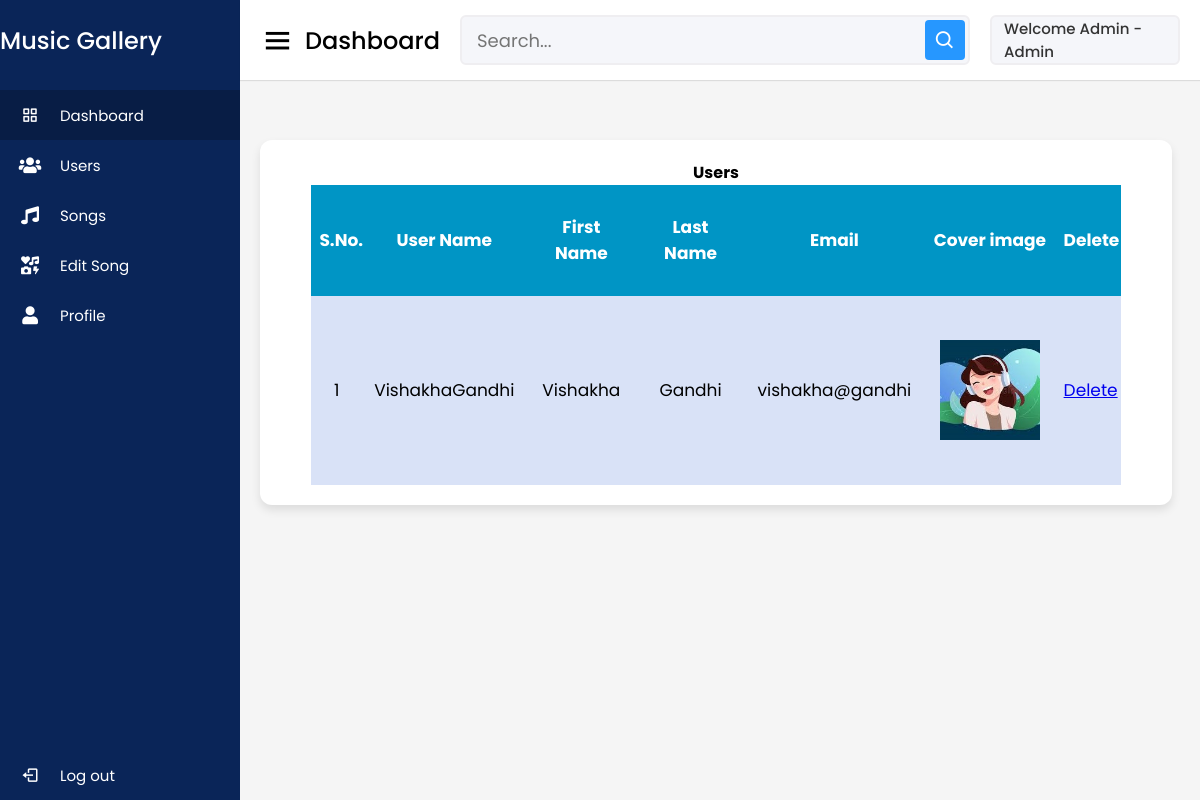
Page /admin/view_users.php (signed in) on the committed database.
### tables this page shows
CREATE TABLE `users` (
  `userid` int(8) NOT NULL,
  `username` varchar(255) NOT NULL,
  `fname` text NOT NULL,
  `lname` text NOT NULL,
  `email` varchar(255) NOT NULL,
  `password` varchar(255) NOT NULL,
  `photo` varchar(255) NOT NULL
);

### admin/view_users.php (the view)
<?php include 'admin_header.php'; ?>
<div class="users-boxes">
<div class="recent-box">
            <center><div class="title"><strong>Users</strong></div></center>
            <center>
                <table>
                    <tr>
                        <th>S.No.</th>
                        <th>User Name</th>
                        <th>First Name</th>
                        <th>Last Name</th>
                        <th>Email</th>
                        <th>Cover image</th>
                        <th>Delete</th>
                    </tr>
        <?php
            $sql = "SELECT * FROM users ";
            $result = mysqli_query($con , $sql);
            $count =1;
            if($result -> num_rows  > 0 ){
                while($row = $result->fetch_assoc()){
        ?>
        <tr>
                        <td><?php echo $count; ?></td>
                        <td><?php echo $row['username']; ?></td>
                        <td><?php echo $row['fname']; ?></td>
                        <td><?php echo $row['lname']; ?></td>
                        <td><?php echo $row['email']; ?></td>
                        <td><img src="../<?php echo $row['photo']; ?>" alt='Profile Image'></td>
                        <?php echo "
                        <td><a href='delete_user.php?userid=".$row['userid']."'>Delete</a></td>
                    </tr>";
            $count+=1;
        }
        echo "  </table>
            </center>";
    }
    else echo "<h1>No records has been inserted yet!!</h1>";
?>
        </div>
        </div>
<?php include 'admin_footer.php'; ?>

### admin/admin_header.php (shortened to what this page needs)
<link rel="stylesheet" href="../css/admin_dashboard.css">
<?php include '../includes/db.php'; ?>
<?php
$username= $_SESSION["adminname"];
$sql = "SELECT * FROM `admin` WHERE `adminname` = '$username'";
$result = mysqli_query($con , $sql);
if($result -> num_rows == 1 ){
    while($row = $result->fetch_assoc()){
?>
<!DOCTYPE html>
<html>
  <head>
    <link rel="stylesheet" href="https://cdnjs.cloudflare.com/ajax/libs/font-awesome/5.13.0/css/all.min.css">
    <link href='https://unpkg.com/boxicons@2.0.7/css/boxicons.min.css' rel='stylesheet'>
    <link rel="stylesheet" href="../css/admin_dashboard.css">
   </head>
<body>
  <div class="sidebar">
    <div class="logo-details">
      <span class="logo_name">Music Gallery</span>
    </div>
      <ul class="nav-links">
        <li>
          <a href="admin_dashboard.php" class="active">
            <i class='bx bx-grid-alt' ></i>
            <span class="links_name">Dashboard</span>
          </a>
        </li>
        <li>
          <a href="view_users.php">
            <i class='fa fa-users' ></i>
            <span class="links_name">Users</span>
          </a>
        </li>
        <li>
          <a href="view_songs.php">
            <i class='fa fa-music' ></i>
            <span class="links_name">Songs</span>
          </a>
        </li>
        <li>
          <a href="edit_data.php">
            <i class='fa fa-icons' ></i>
            <span class="links_name">Edit Song</span>
          </a>
        </li>
        <li>
          <a href="admin_edit_profile.php">
            <i class='fa fa-user' ></i>
            <span class="links_name">Profile</span>
          </a>
        </li>
        <li class="log_out">
          <a href="admin_logout.php">
            <i class='bx bx-log-out'></i>
            <span class="links_name">Log out</span>
          </a>
        </li>
      </ul>
  </div>
  <section class="home-section">
    <nav>
      <div class="sidebar-button">
        <i class='bx bx-menu sidebarBtn'></i>
        <span class="dashboard">Dashboard</span>
      </div>
      <div class="search-box">
        <input type="text" placeholder="Search...">
        <i class='bx bx-search' ></i>
      </div>
      <div class="profile-details">
        <span class="admin_name">Welcome Admin - <p>
          <?php echo $row['fname']; ?>
        </p></span>
      </div>
    </nav>
    <?php
    }
  }
    ?>
   <div class="home-content">

### css/admin_dashboard.css (style rules this page uses)
* { margin: 0; padding: 0; box-sizing: border-box; font-family: 'Poppins', sans-serif; }
.sidebar { position: fixed; height: 100%; width: 240px; background: #0A2558; transition: all 0.5s ease; }
.sidebar .logo-details { height: 80px; display: flex; align-items: center; }
.sidebar .logo-details .logo_name { color: #fff; font-size: 24px; font-weight: 500; }
.sidebar .nav-links { margin-top: 10px; }
.sidebar .nav-links li { position: relative; list-style: none; height: 50px; }
.sidebar .nav-links li a { height: 100%; width: 100%; display: flex; align-items: center; text-decoration: none; transition: all 0.4s ease; }
.sidebar .nav-links li a.active { background: #081D45; }
.sidebar .nav-links li i { min-width: 60px; text-align: center; font-size: 18px; color: #fff; }
.sidebar .nav-links li a .links_name { color: #fff; font-size: 15px; font-weight: 400; white-space: nowrap; }
.sidebar .nav-links .log_out { position: absolute; bottom: 0; width: 100%; }
.home-section { position: relative; background: #f5f5f5; min-height: 100vh; width: calc(100% - 240px); left: 240px; transition: all 0.5s ease; }
.home-section nav { display: flex; justify-content: space-between; height: 80px; background: #fff; display: flex; align-items: center; position: fixed; width: calc(100% - 240px); left: 240px; z-index: 100; padding: 0 20px; box-shadow: 0 1px 1px rgba(0, 0, 0, 0.1); transition: all 0.5s ease; }
.home-section nav .sidebar-button { display: flex; align-items: center; font-size: 24px; font-weight: 500; }
nav .sidebar-button i { font-size: 35px; margin-right: 10px; }
.home-section nav .search-box { position: relative; height: 50px; max-width: 550px; width: 100%; margin: 0 20px; }
nav .search-box input { height: 100%; width: 100%; outline: none; background: #F5F6FA; border: 2px solid #EFEEF1; border-radius: 6px; font-size: 18px; padding: 0 15px; }
nav .search-box .bx-search { position: absolute; height: 40px; width: 40px; background: #2697FF; right: 5px; top: 50%; transform: translateY(-50%); border-radius: 4px; line-height: 40px; text-align: center; color: #fff; font-size: 22px; transition: all 0.4 ease; }
.home-section nav .profile-details { display: flex; align-items: center; background: #F5F6FA; border: 2px solid #EFEEF1; border-radius: 6px; height: 50px; min-width: 190px; padding: 0 15px 0 2px; }
nav .profile-details .admin_name { font-size: 15px; font-weight: 500; color: #333; margin: 0 10px; white-space: nowrap; }
.home-section .home-content { position: relative; padding-top: 140px; }
.home-content .users-boxes { display: flex; flex-direction: column; justify-content: space-between; }
.home-content .users-boxes .recent-box { width: 95%; background: #fff; padding: 20px 30px; margin: 0 20px 20px; border-radius: 12px; box-shadow: 0 5px 10px rgba(0, 0, 0, 0.1); }
table { align-items: center; border: none; border-collapse: collapse; width: 95%; height: 300px; font-size: 17px; }
tr:nth-child(1) { background-color: #0095c5; color: white; }
tr:nth-child(even) { background-color: #d9e2f7; }
th, td { text-align: center; padding: 1%; }
img { width: 100px; height: 100px; }

### rows in the picture
users: username "VishakhaGandhi", fname "Vishakha", lname "Gandhi", email "vishakha@gandhi", photo (picture)

### other values in the picture
$row['fname'] "Admin"
